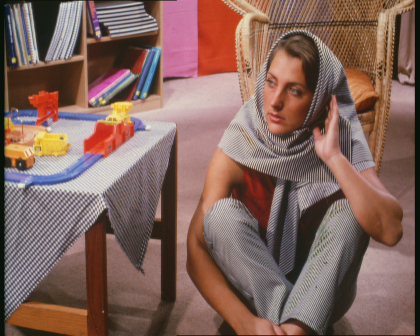
#> input picture 2 Parcial/Examen Pocesamiento-imagenes 2P/barbara.PNG, 420 x 336 px
$ python sobel.py
#> lines starting #> are read from the running program, lines starting #| are printed output that depends on the picture; after the words box and inside, x2 and y2 are one past the last pixel; in counts of white or black regions, pixels touching at a corner belong together
import cv2
import numpy as np

imagen_original = cv2.imread("barbara.PNG")
#> imagen_original is the input picture: shape (336, 420, 3); mean B, G, R 92.6, 101.1, 130.6

def convolucion_sobel(imagen, kernel):
    alto, ancho = imagen.shape
    kernel_tam = kernel.shape[0]
    pad_size = kernel_tam // 2
    imagen_padded = np.pad(imagen, ((pad_size, pad_size), (pad_size, pad_size)), mode='constant')
    convolucion_matriz = np.zeros_like(imagen)

    for i in range(alto):
        for j in range(ancho):
            suma = 0
            for m in range(kernel_tam):
                for n in range(kernel_tam):
                    suma += imagen_padded[i + m, j + n] * kernel[m, n]
            convolucion_matriz[i, j] = suma

    return convolucion_matriz

def detectar_bordes_sobel(imagen):
    imagen_gris = cv2.cvtColor(imagen, cv2.COLOR_BGR2GRAY)
    _, imagen_bn = cv2.threshold(imagen_gris, 0, 255, cv2.THRESH_BINARY + cv2.THRESH_OTSU)
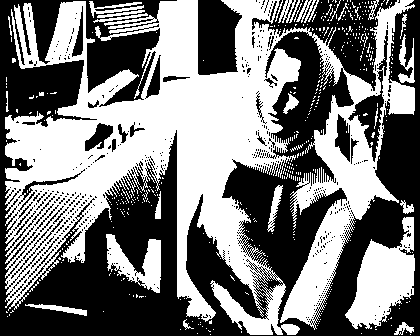
#> imagen_bn: shape (336, 420); 48.1% white; 445 white regions (416 under 20 px), largest, box (x1, y1, x2, y2) and area: (5, 0, 415, 335) 58199, (345, 217, 415, 329) 4158, (106, 234, 161, 293) 1544


    sobel_x = np.array([[-1, 0, 1],
                        [-2, 0, 2],
                        [-1, 0, 1]])
    sobel_y = np.array([[1, 2, 1],
                        [0, 0, 0],
                        [-1, -2, -1]])

    gradiente_x = convolucion_sobel(imagen_bn, sobel_x)
#> in convolucion_sobel, `imagen_padded = np.pad(imagen, ((pad_size, pad_size), (pad_size, pad_s..`: imagen_padded: shape (338, 422); 47.6% white; 445 white regions (416 under 20 px), largest, box (x1, y1, x2, y2) and area: (6, 1, 416, 336) 58199, (346, 218, 416, 330) 4158, (107, 235, 162, 294) 1544
    gradiente_y = convolucion_sobel(imagen_bn, sobel_y)
#> after the loop in convolucion_sobel (call 2), `for i in range(alto):`:
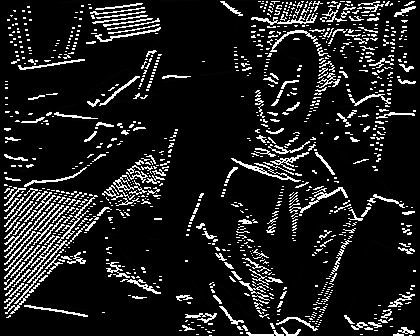
#> convolucion_matriz: shape (336, 420); min 0, max 255, mean 30.1

    magnitud_gradiente = np.sqrt(gradiente_x.astype(float)**2 + gradiente_y.astype(float)**2)
    magnitud_gradiente = np.clip(magnitud_gradiente, 0, 255).astype(np.uint8)

    cv2.imshow("Sobel", magnitud_gradiente)

    return magnitud_gradiente

def cierre_morfologico_manual(imagen_binaria, tam_kernel=3):
#> called with tam_kernel = 3
    alto, ancho = imagen_binaria.shape
#> alto = 336; ancho = 420
    pad = tam_kernel // 2

    # DILATACIÓN
    dilatada = np.zeros_like(imagen_binaria)
    for i in range(pad, alto - pad):
        for j in range(pad, ancho - pad):
            max_val = 0
            for m in range(-pad, pad + 1):
                for n in range(-pad, pad + 1):
                    if imagen_binaria[i + m, j + n] > max_val:
                        max_val = imagen_binaria[i + m, j + n]
            dilatada[i, j] = max_val
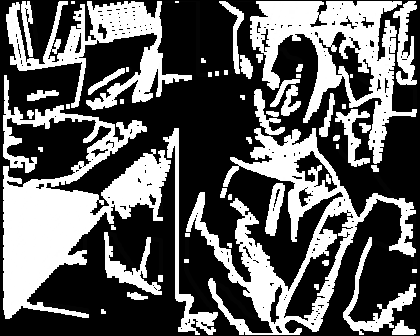
#> dilatada: shape (336, 420); min 0, max 255, mean 97.1


    # EROSIÓN
    cerrada = np.zeros_like(imagen_binaria)
    for i in range(pad, alto - pad):
        for j in range(pad, ancho - pad):
            min_val = 255
            for m in range(-pad, pad + 1):
                for n in range(-pad, pad + 1):
                    if dilatada[i + m, j + n] < min_val:
                        min_val = dilatada[i + m, j + n]
            cerrada[i, j] = min_val
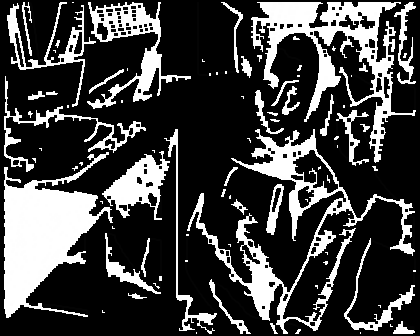
#> cerrada: shape (336, 420); min 0, max 255, mean 66.4

    cv2.imshow(" Cierre (Dilatacion + Erosion)", cerrada)

    return cerrada

def flood_fill_manual(mask, x, y, marcador=128):
#> called with x = 0, y = 0, marcador = 255
    alto, ancho = mask.shape
#> alto = 336; ancho = 420
    if mask[x, y] != 0:
        return

    pila = [(x, y)]
    while pila:
        i, j = pila.pop()
        if i < 0 or i >= alto or j < 0 or j >= ancho:
            continue
        if mask[i, j] != 0:
            continue
        mask[i, j] = marcador
        pila.append((i+1, j))
        pila.append((i-1, j))
        pila.append((i, j+1))
        pila.append((i, j-1))
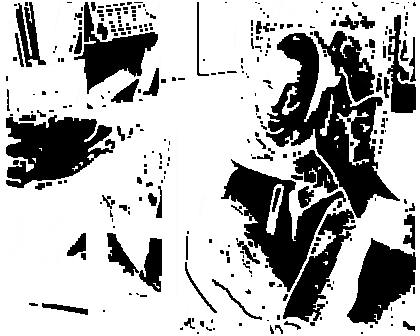
#> mask: shape (336, 420); min 0, max 255, mean 180.1
#> after the loop, pila = []

def rellenar_segmento_manual(mask):
    relleno = np.copy(mask)

    # Rellenamos desde el fondo (esquinas)
    flood_fill_manual(relleno, 0, 0, marcador=255)
    flood_fill_manual(relleno, 0, relleno.shape[1]-1, marcador=255)
    flood_fill_manual(relleno, relleno.shape[0]-1, 0, marcador=255)
    flood_fill_manual(relleno, relleno.shape[0]-1, relleno.shape[1]-1, marcador=255)

    # Invertimos: lo que NO se llenó es el objeto
    for i in range(relleno.shape[0]):
        for j in range(relleno.shape[1]):
            if relleno[i, j] == 0:
                relleno[i, j] = 255
            else:
                relleno[i, j] = 0
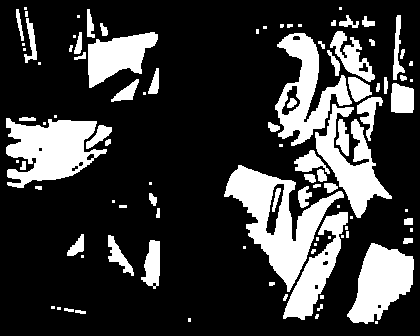
#> relleno: shape (336, 420); 23.1% white; 100 white regions (39 under 20 px), largest, box (x1, y1, x2, y2) and area: (224, 165, 344, 292) 5355, (6, 118, 107, 188) 4267, (275, 33, 352, 146) 3476


    return relleno

def superponer_segmentacion(imagen, mascara, color=(0, 255, 0), alpha=0.5):
#> called with color = (0, 255, 0), alpha = 0.5
    imagen_overlay = imagen.copy()
    for i in range(imagen.shape[0]):
        for j in range(imagen.shape[1]):
            if mascara[i, j] > 0:
                for c in range(3):
                    imagen_overlay[i, j, c] = int((1 - alpha) * imagen[i, j, c] + alpha * color[c])
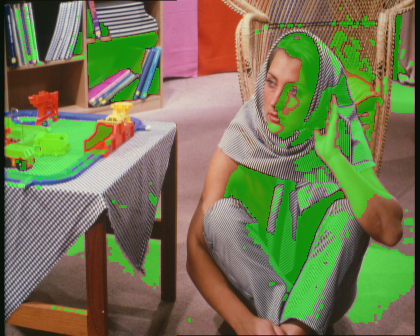
#> imagen_overlay: shape (336, 420, 3); mean B, G, R 82.1, 118.8, 115.7
    return imagen_overlay

# --- PROCESAMIENTO ---

bordes_sobel = detectar_bordes_sobel(imagen_original)
bordes_cerrados = cierre_morfologico_manual(bordes_sobel)
mascara_segmentada = rellenar_segmento_manual(bordes_cerrados)
imagen_segmentada = superponer_segmentacion(imagen_original, mascara_segmentada)

# --- VISUALIZACIÓN FINAL ---
cv2.imshow(" Imagen Original", imagen_original)
#cv2.imshow("Paso 6 - Resultado Final: Segmentación superpuesta", imagen_segmentada)

cv2.waitKey(0)
cv2.destroyAllWindows()

$ run again, with 2 Parcial/Examen Pocesamiento-imagenes 2P/Baboon.PNG copied over 2 Parcial/Examen Pocesamiento-imagenes 2P/barbara.PNG
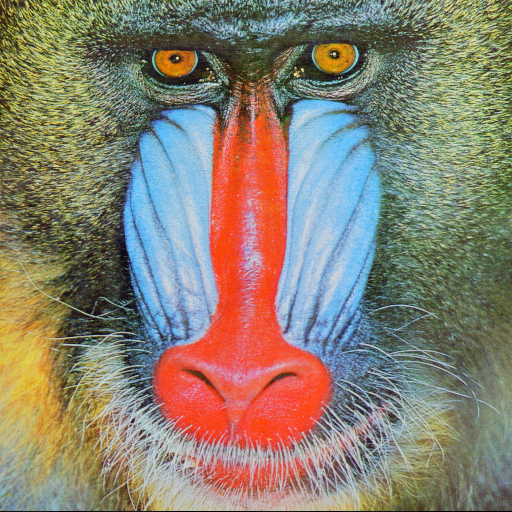
#> input picture 2 Parcial/Examen Pocesamiento-imagenes 2P/Baboon.PNG, 512 x 512 px
#> imagen_original is the input picture: shape (512, 512, 3); mean B, G, R 113.1, 128.9, 137.4
#> imagen_bn: shape (512, 512); 51.7% white; 1778 black regions (1633 under 20 px), largest, box (x1, y1, x2, y2) and area: (0, 0, 512, 512) 109767, (49, 336, 106, 425) 1633, (475, 0, 512, 71) 1000
#> imagen_padded: shape (514, 514); 51.3% white; 1745 black regions (1608 under 20 px), largest, box (x1, y1, x2, y2) and area: (0, 0, 514, 514) 113830, (50, 337, 107, 426) 1633, (303, 297, 321, 348) 250
#> after the loop in flood_fill_manual, `while pila:`:
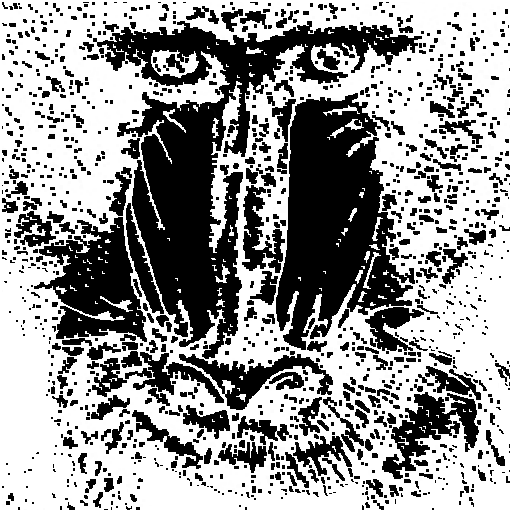
#> mask: shape (512, 512); min 0, max 255, mean 151.8
#> after the loop in flood_fill_manual, `while pila:`: pila = []
#> after the loop in superponer_segmentacion, `for i in range(imagen.shape[0]):`:
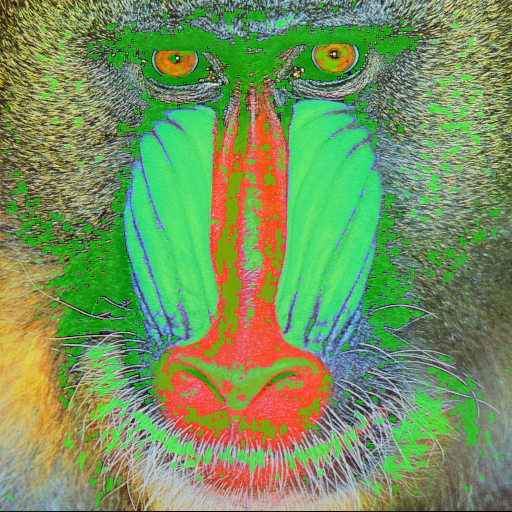
#> imagen_overlay: shape (512, 512, 3); mean B, G, R 92.2, 147.7, 117.2
